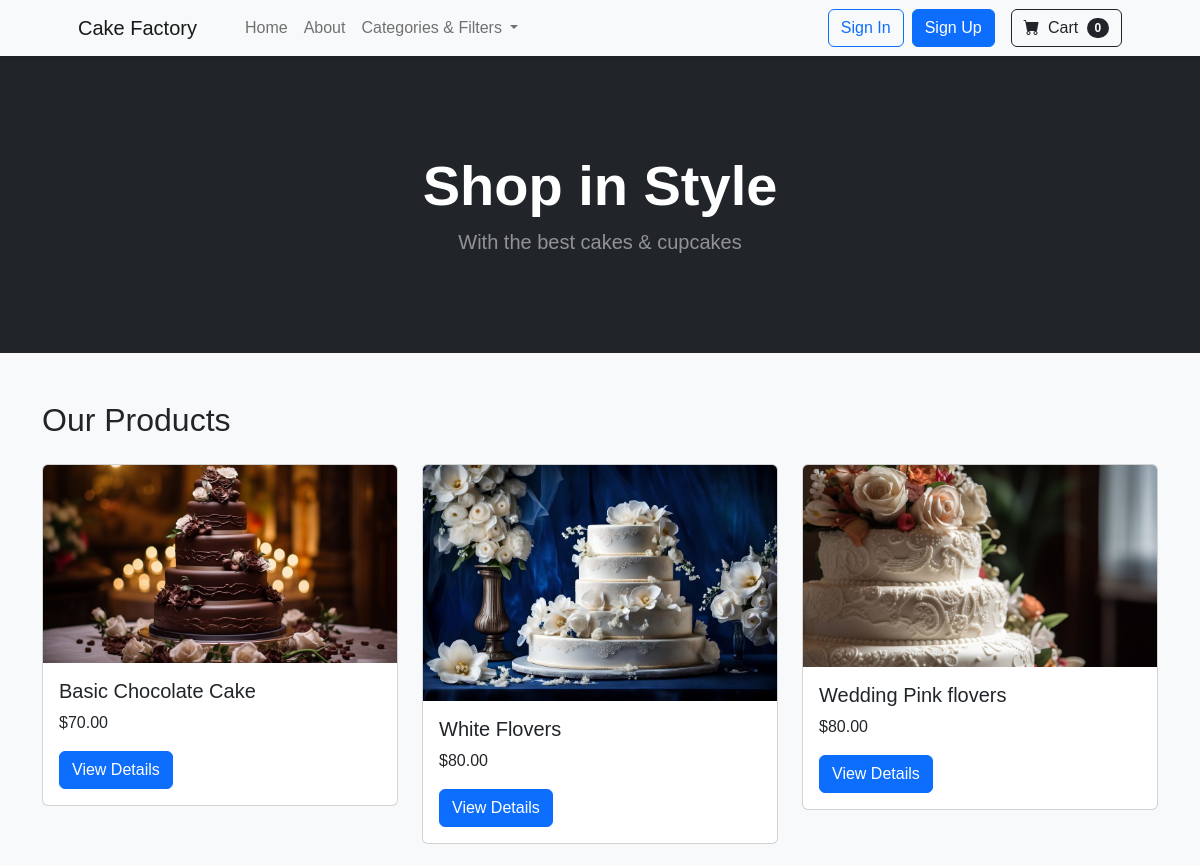
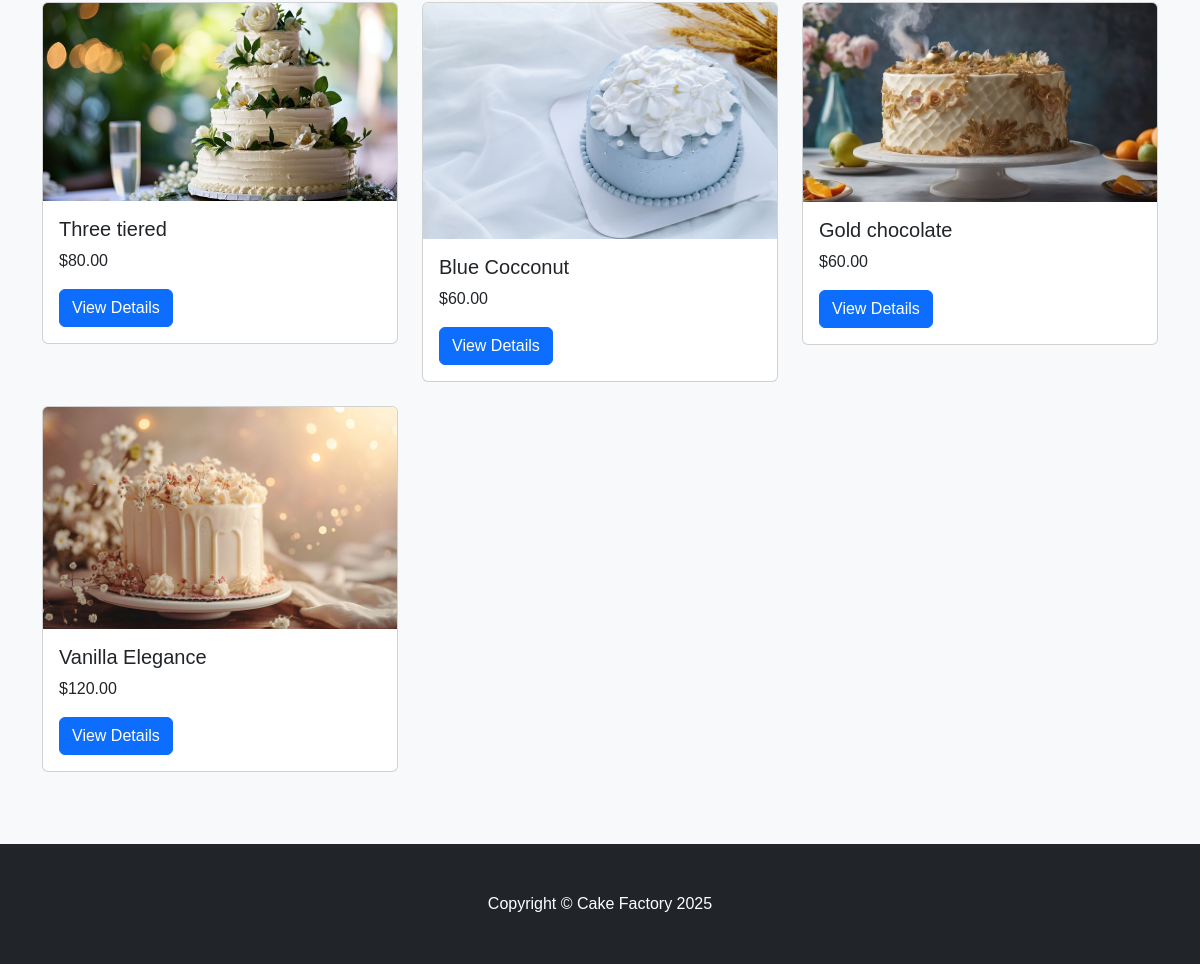
Screenshot of /products/ with the database file from the repository (2 pictures, top to bottom).
### products/models.py (models this page shows, shortened)
class Product(models.Model):
    name = models.CharField(max_length=255, unique=True)
    slug = models.SlugField(unique=True, blank=True)
    description = models.TextField(blank=True)
    price = models.DecimalField(max_digits=10, decimal_places=2)
    category = models.ForeignKey(
        Category, on_delete=models.SET_NULL,
        null=True, blank=True, related_name="products"
    )
    flavor = models.ForeignKey(
        Flavor, on_delete=models.SET_NULL,
        null=True, blank=True, related_name="products"
    )
    sizes = models.ManyToManyField(
        Size, blank=True, related_name="products"
    )
    image = models.ImageField(upload_to="product_images/", blank=True, null=True)
    allergen_info = models.TextField(blank=True, help_text="E.g., Contains nuts, gluten-free")
    available = models.BooleanField(default=True)
    created_at = models.DateTimeField(auto_now_add=True)

### products/views.py (the view)
# urls.py: path('', ProductListView.as_view(), name='product_list'),
class ProductListView(ListView):
    model = Product
    template_name = 'products/product_list.html'
    context_object_name = 'products'
    def get_queryset(self):
        queryset = super().get_queryset()
        query = self.request.GET.get('q', '').strip()
        price_min = self.request.GET.get('price_min')
        price_max = self.request.GET.get('price_max')
        category_slug = self.request.GET.get('category', '').strip()  # Get category slug
        allergen_free = self.request.GET.get('allergen_free')
        if 'q' in self.request.GET and not query:
            messages.error(self.request, "Please enter a search term.")
        if query:
            queryset = queryset.filter(name__icontains=query)
        if price_min:
            try:
                queryset = queryset.filter(price__gte=float(price_min))
            except ValueError:
                pass  # Ignore invalid values
        if price_max:
            try:
                queryset = queryset.filter(price__lte=float(price_max))
            except ValueError:
                pass  # Ignore invalid values
        if category_slug:
            category = Category.objects.filter(slug=category_slug).first()
            if category:
                queryset = queryset.filter(category=category)
        if allergen_free:
            queryset = queryset.exclude(allergen_info__icontains="nuts")
        return queryset
    def get_context_data(self, **kwargs):
        context = super().get_context_data(**kwargs)
        context['categories'] = Category.objects.all()  # Provide categories to template
        return context

### orders/context_processors.py (called while the page is built)
def cart_context(request):
    cart = request.session.get('cart', {})
    total_items = sum(item['quantity'] for item in cart.values()) if cart else 0
    total_price = sum(float(item['price']) * int(item['quantity']) for item in cart.values()) if cart else 0.00
    return {
        'cart_items': total_items,
        'cart_total_price': total_price
    }

### products/context_processors.py (called while the page is built)
def categories_context(request):
    return {
        'categories': Category.objects.all()
    }

### products/templates/products/product_list.html
{% extends "base.html" %}
{% block content %}
<h2 class="mb-4">Our Products</h2>
<div class="row">
    {% if products %}
        {% for product in products %}
        <div class="col-md-4 mb-4">
            <div class="card">
                {% if product.image %}
                    <img src="{{ product.image.url }}" class="card-img-top" alt="{{ product.name }}">
                {% else %}
                    <img src="https://via.placeholder.com/300?text=No+Image" class="card-img-top" alt="No Image Available">
                {% endif %}
                <div class="card-body">
                    <h5 class="card-title">{{ product.name }}</h5>
                    <p class="card-text">${{ product.price }}</p>
                    <a href="{% url 'product_detail' product.pk %}" class="btn btn-primary">View Details</a>
                </div>
            </div>
        </div>
        {% endfor %}
    {% else %}
        <div class="col-12 text-center">
            <h4 class="text-muted">😔 No products available!!!</h4>
        </div>
    {% endif %}
</div>
{% endblock %}

### static/css/styles.css (style rules this page uses)
body { background-color: #f8f9fa; font-family: 'Poppins', sans-serif; }
.card { transition: transform 0.3s ease-in-out; }

### rows the page displays
Product: image (picture), name "Basic Chocolate Cake", price "70.00"
Product: image (picture), name "White Flovers", price "80.00"
Product: image (picture), name "Wedding Pink flovers", price "80.00"
Product: image (picture), name "Three tiered", price "80.00"
Product: image (picture), name "Blue Cocconut", price "60.00"
Product: image (picture), name "Gold chocolate", price "60.00"
Product: image (picture), name "Vanilla Elegance", price "120.00"

### other values shown
{{ cart_items|default:0 }} "0"
